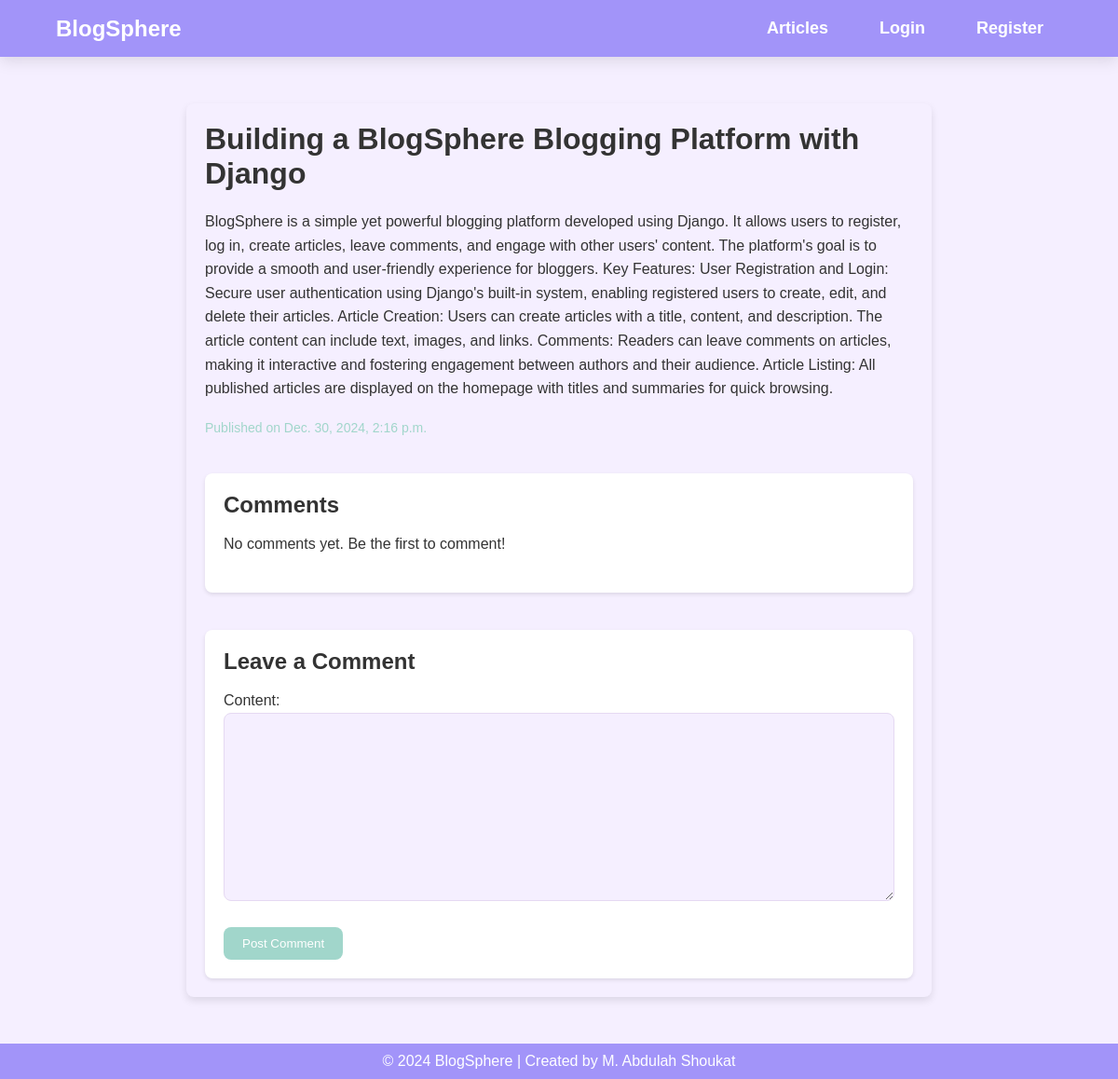
The page /articles/5/ on the database its author committed.
### blog/models.py (models this page shows, shortened)
class Article(models.Model):
    title = models.CharField(max_length=200)
    content = models.TextField()
    description = models.TextField(blank=True, null=True)  # Optional description field
    aauthor = models.ForeignKey(User, on_delete=models.CASCADE, related_name="articles", null=True)
    published_date = models.DateTimeField(default=timezone.now)

### blog/views.py (the view)
# urls.py: path('articles/<int:article_id>/', views.article_detail, name='article_detail'),
def article_detail(request, article_id):
    article = get_object_or_404(Article, id=article_id)
    if request.method == 'POST':
        comment_form = CommentForm(request.POST)
        if comment_form.is_valid():
            comment = comment_form.save(commit=False)
            comment.article = article
            comment.user = request.user  # Associate the comment with the current user
            comment.save()
            return redirect('article_detail', article_id=article.id)
    else:
        comment_form = CommentForm()
    comments = article.comments.all()
    return render(request, 'article_detail.html', {
        'article': article,
        'comments': comments,
        'comment_form': comment_form
    })

### blog/forms.py
class CommentForm(forms.ModelForm):
    class Meta:
        model = Comment
        fields = ['content']

### templates/article_detail.html (shortened to what this page needs)
{% extends 'base.html' %}
{% block content %}
<div class="article-detail-container">
    <h2>{{ article.title }}</h2>
    <p>{{ article.content }}</p>
    <small class="text-muted">Published on {{ article.published_date }}</small>
    <div class="comments-section">
        <h3>Comments</h3>
        {% for comment in comments %}
            <div class="comment">
                <p><strong>{{ comment.user.username }}:</strong> {{ comment.content }}</p>
                {% if comment.user == user %}
                    <a href="{% url 'delete_comment' comment.id %}" class="btn btn-danger btn-sm">Delete</a>
                {% endif %}
            </div>
        {% empty %}
            <p>No comments yet. Be the first to comment!</p>
        {% endfor %}
    </div>
    <div class="leave-comment">
        <h3>Leave a Comment</h3>
        <form method="post">
            {{ comment_form.as_p }}
            <button type="submit" class="btn btn-primary">Post Comment</button>
        </form>
    </div>
</div>
{% endblock %}

### templates/base.html (style rules this page uses)
:root { --primary-purple: #A294F9; --lavender: #CDC1FF; --light-pink: #E5D9F2; --very-light-purple: #F5EFFF; --mint-green: #A1D6CB; --dark-text: #4a4a4a; --white: #ffffff; }
* { margin: 0; padding: 0; box-sizing: border-box; }
body { font-family: Arial, sans-serif; background-color: var(--very-light-purple); color: var(--dark-text); margin: 0; padding: 0; }

### templates/article_detail.html (style rules this page uses)
.article-detail-container { max-width: 800px; margin: 50px auto; padding: 20px; background-color: #F5EFFF; border-radius: 8px; box-shadow: 0 4px 8px rgba(0, 0, 0, 0.1); }
.article-detail-container h2 { font-size: 32px; margin-bottom: 20px; color: #333; }
.article-detail-container p { font-size: 16px; line-height: 1.6; color: #333; margin-bottom: 20px; }
.article-detail-container .text-muted { font-size: 14px; color: #A1D6CB; }
.comments-section { margin-top: 40px; background-color: #FFFFFF; padding: 20px; border-radius: 8px; box-shadow: 0 2px 4px rgba(0, 0, 0, 0.1); }
.comments-section h3 { font-size: 24px; margin-bottom: 15px; color: #333; }
.leave-comment { margin-top: 40px; background-color: #FFFFFF; padding: 20px; border-radius: 8px; box-shadow: 0 2px 4px rgba(0, 0, 0, 0.1); }
.leave-comment h3 { font-size: 24px; margin-bottom: 15px; color: #333; }
.leave-comment form p { margin-bottom: 20px; }
.leave-comment textarea { width: 100%; padding: 10px; font-size: 16px; border: 1px solid #E5D9F2; border-radius: 8px; background-color: #F5EFFF; resize: vertical; }
.leave-comment .btn-primary { background-color: #A1D6CB; color: #fff; padding: 10px 20px; border: none; border-radius: 8px; cursor: pointer; }

### rows shown on the page
Article: title "Building a BlogSphere Blogging Platform with Django", content "BlogSphere is a simple yet powerful blogging platform developed using Django. It allows users to register, log in, create articles, leave comments, and engage with other users' content. The platform's goal is to provide a smooth and user-friendly experience for bloggers. Key Features: User Registration and Login: Secure user authentication using Django's built-in system, enabling registered users to create, edit, and delete their articles. Article Creation: Users can create articles with a title, content, and description. The article content can include text, images, and links. Comments: Readers can leave comments on articles, making it interactive and fostering engagement between authors…", published_date "Dec. 30, 2024, 2:16 p.m."
